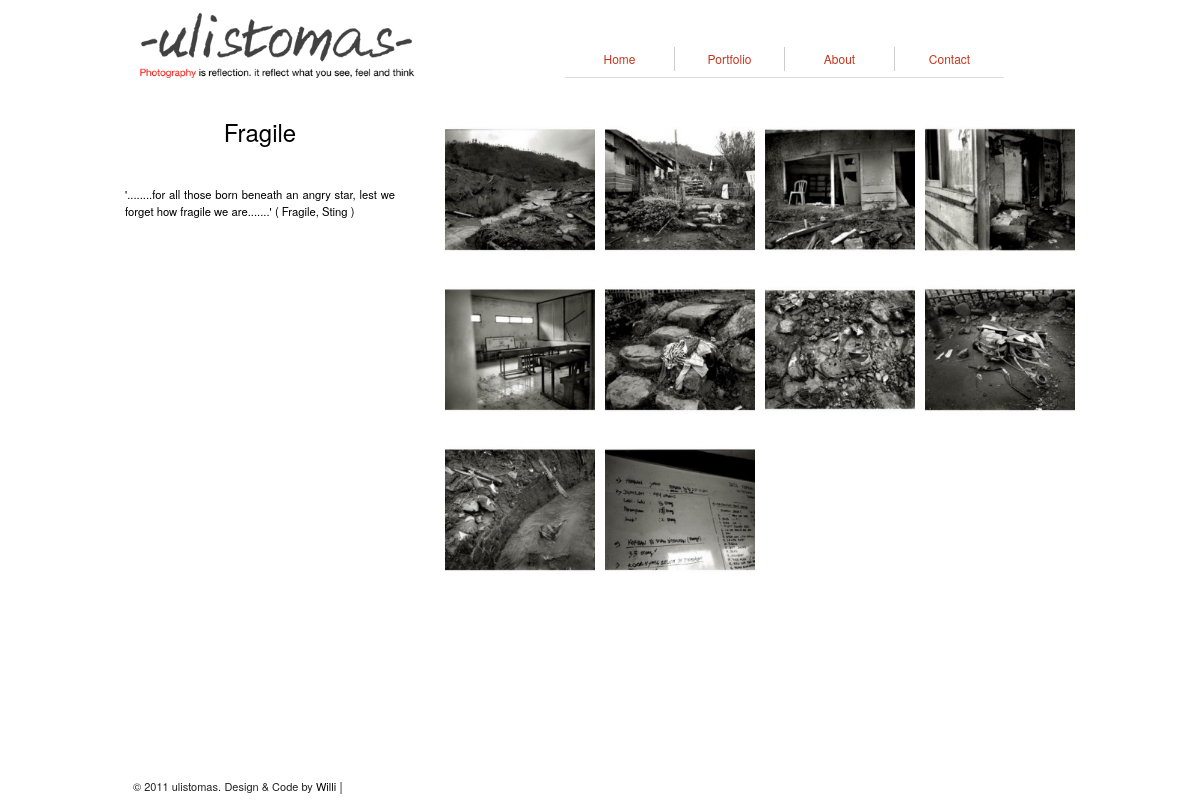
The page /portfolio/personalphoto/Fragile/grid on the database its author committed.
### tables this page shows
CREATE TABLE IF NOT EXISTS `title_photopost` (
  `id` int(11) NOT NULL AUTO_INCREMENT,
  `id_main_cat` int(11) NOT NULL,
  `title_photopost` varchar(120) NOT NULL,
  `description` text NOT NULL,
  `thumb` varchar(255) NOT NULL,
  `thumbsquare` varchar(255) NOT NULL,
  PRIMARY KEY (`id`)
);

CREATE TABLE IF NOT EXISTS `photopost` (
  `id` int(11) NOT NULL AUTO_INCREMENT,
  `id_title_photopost` int(11) NOT NULL,
  `photopost` varchar(255) NOT NULL,
  `thumb` varchar(255) NOT NULL,
  `thumbsquare` varchar(255) NOT NULL,
  `description` text NOT NULL,
  PRIMARY KEY (`id`)
);

### system/application/controllers/portfolio.php (called while the page is built, shortened)
<?php
	class Portfolio extends Controller{
		function Portfolio(){
			$this->load->model(array('modelpublic'));
		}
		function Personalphoto($titleuri="", $type=""){
			$titlephoto = str_replace("-","_", $titleuri);
			$typepage = $type;
			$arrayfrom=array("_","&#34");
			$arrayout=array(' ','"');
			$gtp = $this->modelpublic->getTitlePhotoP($titlephoto);
			if(!empty($gtp)){
				$titlephotopost = str_replace($arrayfrom, $arrayout, $gtp->title_photopost);
			}else{
				redirect('portfolio/personal');
			}
			switch($typepage){
				case 'grid':
						$datagrid = array(
							'getphoto' => $this->modelpublic->getPhotoP($titlephoto),
							'gettitlephoto' => $this->modelpublic->getTitlePhotoP($titlephoto),
							'title' => $titlephotopost,
							'notice' => 'photo(s) unavailable'
						);
						$this->load->view('public/public-personalgrid', $datagrid, 'default');break;
			}
		}
	}

### system/codeigniter/CodeIgniter.php (called while the page is built, shortened)
<?php  if ( ! defined('BASEPATH')) exit('No direct script access allowed');
$EXT =& load_class('Hooks');
$EXT->_call_hook('pre_system');
$URI =& load_class('URI');
$RTR =& load_class('Router');
$method = $RTR->fetch_method();
$EXT->_call_hook('pre_controller');
$CI = new $class();
if ($RTR->scaffolding_request === TRUE)
{
	if ($EXT->_call_hook('scaffolding_override') === FALSE)
	{
		$CI->_ci_scaffolding();
	}
}
else
{
	if (method_exists($CI, '_remap'))
	{
		$CI->_remap($method);
	}
	else
	{
		call_user_func_array(array(&$CI, $method), array_slice($URI->rsegments, 2));
	}
}

### index.php (called while the page is built, shortened)
<?php
require_once BASEPATH.'codeigniter/CodeIgniter'.EXT;

### system/codeigniter/Base5.php (called while the page is built)
<?php  if ( ! defined('BASEPATH')) exit('No direct script access allowed');
class CI_Base {
	private static $instance;
	public function CI_Base()
	{
		self::$instance =& $this;
	}
	public static function &get_instance()
	{
		return self::$instance;
	}
}
function &get_instance()
{
	return CI_Base::get_instance();
}

### system/application/models/modelpublic.php (called while the page is built, shortened)
<?php
	class ModelPublic extends Model{
		function getTitlePhotoP($titlephoto){
			$query = "SELECT tp.id, tp.title_photopost, tp.description, tp.thumb
					FROM title_photopost tp
					WHERE tp.title_photopost = ? AND
					tp.id_main_cat=1";
			$get = $this->db->query($query, $titlephoto);
			if($get->num_rows()>0){
				$data = $get->row();
				return $data;
			}
		}
		function getPhotoP($titlephoto){
			$query = "SELECT p.id, p.id_title_photopost, tp.title_photopost, p.photopost, p.thumb, p.description
					FROM title_photopost tp, photopost p
					WHERE tp.title_photopost = ? AND
					p.id_title_photopost = tp.id AND
					tp.id_main_cat = 1 ORDER BY p.id ASC";
			$get = $this->db->query($query, $titlephoto);
			if($get->num_rows()>0){
				foreach ($get->result() as $row){
					$data[]=$row;
				}
				return $data;
			}
		}
	}

### system/application/views/public/public-personalgrid.php (the view, shortened to what this page needs)
<?php
	$this->load->view('public/templates/public-header');
?>
	<div id="middlecontent" class="span-24">
		<div class="span-24" id="header">
			<div id="top" class="span-10">
				<?php $this->load->view('public/templates/public-logoheader') ?>
			</div>
			<div id="menu-right" class="span-14 last">
				<?php $this->load->view('public/templates/public-mainmenu') ?>
			</div>
		</div>
		<div class="span-24" id="content">
			<?php
				if(isset($getphoto)){
					$arrayfrom=array("_","&#34");
					$arrayout=array(' ','"');
					$no=1;
			?>
					<div class="span-7">
					<br />
						<h2 id="judulfoto"><?php echo str_replace($arrayfrom, $arrayout,$gettitlephoto->title_photopost);?></h2> <br />
						<div id="deskripsifoto" class="span-7">
							<?php echo str_replace($arrayfrom, $arrayout, $gettitlephoto->description);?>
						</div>
					</div>
					<br />
					<div class="prepend-1 span-16 last">
					<?php
						foreach($getphoto as $gp){
							if($no%4==0){
								$last='last';
							}else{
								$last='';
							}
					?>
							<a href="<?php echo base_url();?>portfolio/personalphoto/<?php echo str_replace(array('_','&'), array('-',''), $gettitlephoto->title_photopost); ?>/page/<?php echo $no-1;?>">
								<div class="grid-outerthumb span-4 <?php echo $last;?>">
									<div class="grid-innerthumb span-4">
										<img src="<?php echo base_url();?><?php echo $gp->thumb;?>" alt="" class="grid-thumb" />
									</div>
								</div>
							</a>
					<?php
							$no++;
						}
					?>
					</div>
				<?php
				}else{
				}
			?>
		</div>
	</div>
<?php
	$this->load->view('public/templates/public-footer');
?>

### system/application/views/public/templates/public-header.php (shortened to what this page needs)
<!DOCTYPE html PUBLIC "-//W3C//DTD XHTML 1.0 Transitional//EN" "http://www.w3.org/TR/xhtml1/DTD/xhtml1-transitional.dtd">
<html xmlns="http://www.w3.org/1999/xhtml" xml:lang="en">
<head>
	<link href="<?php echo base_url(); ?>asset/css/src/reset.css" rel="stylesheet" type="text/css" />
	<link rel="stylesheet" href="<?php echo base_url();?>asset/css/screen.css" type="text/css" media="screen, projection">
	<link rel="stylesheet" href="<?php echo base_url();?>asset/css/print.css" type="text/css" media="print">
</head>
<?php
	if($this->uri->segment(1)=="login"){
		$idbody="login";
	}else{
		$idbody="frontend";
	}
?>
<body id="<?php echo $idbody; ?>">
	<div class="container">

### system/application/views/public/templates/public-logoheader.php
<?php
	echo anchor('frontpage', '<img src="'.base_url().'uploads/header/header_ulistomas_new.png" id="headerlogo" width="285px"/>');
?>
<br />

### system/application/views/public/templates/public-mainmenu.php (shortened to what this page needs)
<div id="menuutama">
	<ul id="listmainmenu">
		<li>
			<div id="home" class="mainmenu menu-sideborder">
				<?php echo anchor('frontpage/', 'Home')?>
			</div><hr />
		</li>
		<li>
			<div id="portfolio" class="mainmenu menu-sideborder">
				<?php echo anchor(current_url().'#', 'Portfolio') ?>
			</div><hr />
		</li>
		<li>
			<div id="about" class="mainmenu menu-sideborder">
				<?php echo anchor('about', 'About');?>
			</div><hr />
		</li>
		<li>
			<div id="contact" class="mainmenu">
				<?php echo anchor('contact', 'Contact');?>
			</div><hr />
		</li>
	</ul>
</div>

### system/application/views/public/templates/public-footer.php
	<div id="footer" class="span-24 last">
		<span>
		<span id="ulistomas">&copy; 2011 ulistomas.</span>
		<span id="willi">Design & Code by <a href="http://thisissubdomain.tumblr.com">Willi</a></span>
		</span> |
	</div>
	</div>
	</body>
</html>

### asset/css/screen.css (style rules this page uses)
html, body, div, span, object, iframe, h1, h2, h3, h4, h5, h6, p, blockquote, pre, a, abbr, acronym, address, code, del, dfn, em, img, q, dl, dt, dd, ol, ul, li, fieldset, form, label, legend, table, caption, tbody, tfoot, thead, tr, th, td { margin:0;padding:0;border:0;font-weight:inherit;font-style:inherit;font-size:100%;font-family:inherit;vertical-align:baseline; }
body { line-height:1.5; }
a img { border:none; }
html { font-size:100.01%; }
body { font-size:75%;color:#222;background:#ccc ;font-family:"Helvetica Neue", Arial, Helvetica, sans-serif; }
h1, h2, h3, h4, h5, h6 { font-weight:normal;color:#000; }
h2 { font-size:2em;margin-bottom:0.75em; }
p { margin:0 0 1.5em; }
a { color:#009;text-decoration:none; }
ul, ol { margin:0 1.5em 1.5em 0;padding-left:3.333em; }
ul { list-style-type:disc; }
.last { margin-right:0;padding-right:0; }
.container { width:950px;margin:0 auto; }
.column, div.span-1, div.span-2, div.span-3, div.span-4, div.span-5, div.span-6, div.span-7, div.span-8, div.span-9, div.span-10, div.span-11, div.span-12, div.span-13, div.span-14, div.span-15, div.span-16, div.span-17, div.span-18, div.span-19, div.span-20, div.span-21, div.span-22, div.span-23, div.span-24 { float:left;margin-right:10px; }
.last, div.last { margin-right:0; }
.span-4 { width:150px; }
.span-7 { width:270px; }
.span-10 { width:390px; }
.span-14 { width:550px; }
.span-16 { width:630px; }
.span-24, div.span-24 { width:950px;margin-right:0; }
.prepend-1 { padding-left:40px; }
hr { background:#ddd;color:#ddd;clear:both;float:none;width:100%;height:.1em;margin:0 0 1.45em;border:none; }
.clearfix:after, .container:after { content:"\0020";display:block;height:0;clear:both;visibility:hidden;overflow:hidden; }
.clearfix, .container { display:block; }
.grid-outerthumb, .grid-innerthumb { width:150px; height:150px; }
.grid-outerthumb { margin: 0 0 10px 0; }
.grid-innerthumb { overflow:hidden; }
#judulfoto { text-align:center; }
#deskripsifoto { font-size: 0.94em; text-align: justify; color: #000; }
#frontend { font-size:75%; color:#222; font-family:"Helvetica Neue", Arial, Helvetica, sans-serif; background:#fff; }
#headerlogo { margin:10px 20px 0 10px; }
#header { height;63px; }
#footer { bottom:0px; margin-bottom:0px; position:fixed; padding:5px 8px; }
#ulistomas { font-size:11px; }
#willi { font-size:11px; }
#willi a { color:#000; }
#listmainmenu { list-style-type: none; z-index:999; }
#listmainmenu li { display: inline; float:left; }
#menuutama { margin:47px 0px 10px 0; }
.menu-sideborder { border-right: 1px solid #ccc; }
.mainmenu { margin-bottom: 6px; }
.mainmenu,.submenu, .subitem { padding:3px 0 3px 0; text-align:center; width:109px; background:#fff; cursor:pointer; }
.mainmenu a, .submenu .subitem a { font-size:12px; color:#c5351c; padding:5px 4px 5px 4px; }

### asset/css/print.css (style rules this page uses)
body { line-height:1.5;font-family:"Helvetica Neue", Arial, Helvetica, sans-serif;color:#000;background:none;font-size:10pt; }
.container { background:none; }
hr { background:#ccc;color:#ccc;width:100%;height:2px;margin:2em 0;padding:0;border:none; }
h1, h2, h3, h4, h5, h6 { font-family:"Helvetica Neue", Arial, "Lucida Grande", sans-serif; }
a img { border:none; }
a:link, a:visited { background:transparent;font-weight:700;text-decoration:underline; }
a:link:after, a:visited:after { content:" (" attr(href) ")";font-size:90%; }

### rows shown on the page
title_photopost: title_photopost "Fragile", description "'........for all those born beneath an angry star, lest we forget how fragile we are.......' ( Fragile, Sting )"
photopost: thumb (picture)
photopost: thumb (picture)
photopost: thumb (picture)
photopost: thumb (picture)
photopost: thumb (picture)
photopost: thumb (picture)
photopost: thumb (picture)
photopost: thumb (picture)
photopost: thumb (picture)
photopost: thumb (picture)

### other values the page prints
anchor('frontpage/', 'Home') "Home"
anchor(current_url().'#', 'Portfolio') "Portfolio"
anchor('about', 'About') "About"
anchor('contact', 'Contact') "Contact"
